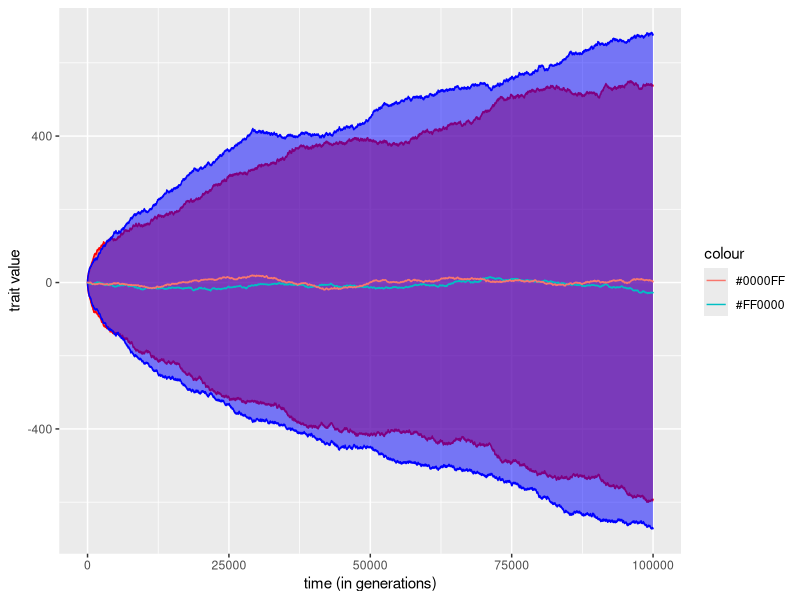
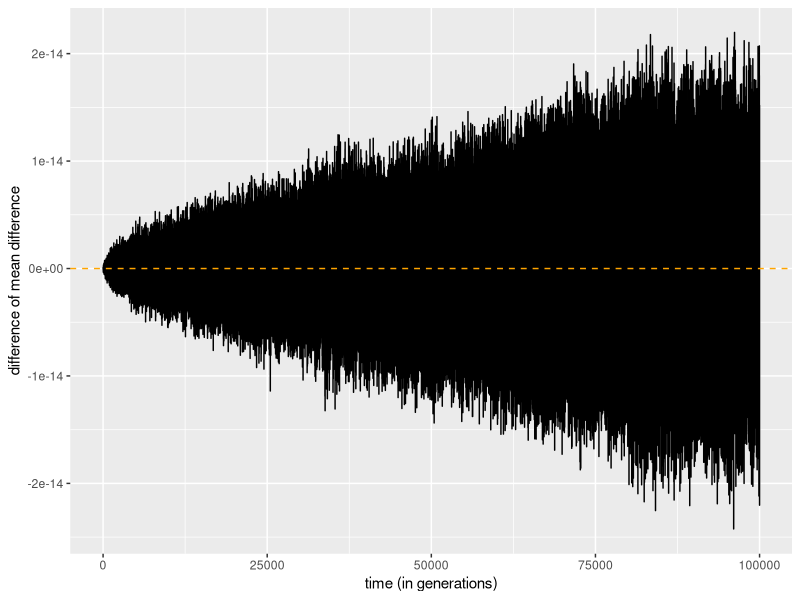
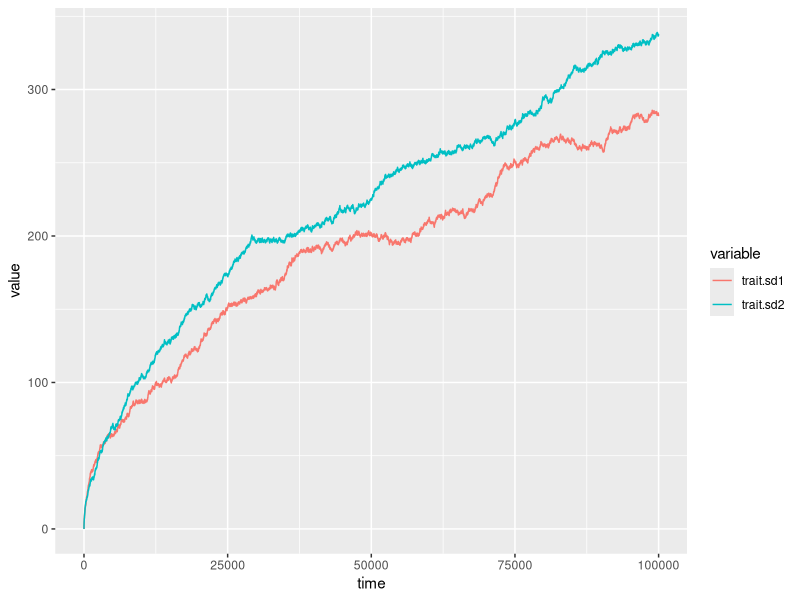

Write the R code that produced these figures, in order. (Note: a time limit stopped this script after it produced the figures.)
#!/usr/bin/Rscript

##################### Trait evolution plots ############################

### For practice -- simulated browninan motion trait data

### WHEN USING REAL DATA BE SURE TO CHANGE NAMES AND TIME VALUES TO APPROPRIATE NUMBER OF GENERATIONS ###

#install.packages("ape")
library(ape)

### make data

time_steps = 100000
X.b = replicate(100, cumsum(c(0, rnorm(time_steps - 1))))

### change to data frame
### did not use "rownames(m2) <- rownames(m2, do.NULL = FALSE, prefix = "Obs.")" example because didn't work for colnames
### used instead string_concatenate

library(stringr)

df <- as.data.frame(X.b)
colnames(df) <- str_c("ind.",1:100)       

### calculate summary data

trait.mean1 <- apply(df, 1, mean)
trait.sd1 <- apply(df, 1, sd) 

time <- 1:100000

#install.packages("ggplot2")
library(ggplot2)
#install.packages("reshape2")
library(reshape2)
#library(plyr)

##################### GENERATE DATA SET 2 ##############################

time_steps = 100000
X2 = replicate(100, cumsum(c(0, rnorm(time_steps - 1))))
d2 <- as.data.frame(X2)
colnames(d2) <- str_c("ind.",1:100)

trait.mean2 <- apply(d2, 1, mean)
trait.sd2 <- apply(d2, 1, sd)

####################### RIBBON PLOTS OF TWO DATASETS ####################

bind <- cbind(time, trait.mean1, trait.mean2) 
comp <- as.data.frame(bind)

ggplot(data=comp, aes(time)) + geom_ribbon(aes(ymin=trait.mean1-2*trait.sd1, ymax=trait.mean1+2*trait.sd1), color="#FF0000", fill="#FF0000", alpha = 0.5) + geom_ribbon(aes(ymin=trait.mean2-2*trait.sd2, ymax=trait.mean2+2*trait.sd2), color="#0000FF", fill="#0000FF", alpha = 0.5) + geom_line(aes(y=trait.mean1, color="#FF0000")) + geom_line(aes(y=trait.mean2, color="#0000FF")) + scale_x_continuous("time (in generations)") + scale_y_continuous("trait value")

#################### CALCULATE DIFF FROM MEAN #########################

### full set of differences (for future multiple t-tests)

diff2 <- d2-trait.mean2
diff1 <- df-trait.mean1

################## GRAPH MEAN CHANGE IN DIFF V. TIME ##################

diff.mean1 <- apply(diff1, 1, mean)
diff.mean2 <- apply(diff2, 1, mean)
diff.mean.change <- diff.mean1-diff.mean2
dmc.g <- cbind(time, diff.mean.change)

dmc.df <- as.data.frame(dmc.g)

ggplot(data=dmc.df, aes(x=time, y=diff.mean.change)) + geom_line() + geom_hline(yintercept=0, color="orange", linetype=2) + scale_x_continuous("time (in generations)") + scale_y_continuous("difference of mean difference")

################## GRAPH BOTH SDS V. TIME #############################

sds <- cbind(time, trait.sd1, trait.sd2)
sd.compare <- melt(as.data.frame(sds), id.vars="time")

ggplot(data=sd.compare, aes(x=time, y=value, color=variable)) + geom_line()

################# CALCULATE P-VALUES OVER ALL GENERATIONS #############

pval <- matrix(data = NA, nrow = 100000, ncol = 1)

for (i in 1:100000){
	temp <- t.test(diff1[i,], diff2[i,])
	pval[i] <- temp$p.value
}

pval[1] <- 1       # replace NA b/c couldn't perform T-test on exact same distributions
pval <- as.vector(pval)        # change matrix to vector

################# GRAPH CORRECTED CHANGE IN SD V. TIME with P-VALUE LEGEND ###############

sd.diff <- trait.sd2 - trait.sd1
trait.comb <- cbind(trait.sd1, trait.sd2)
mean.traits <- apply(trait.comb, 1, mean)
sd.corrected <- sd.diff/mean.traits
sd.corrected[1] <- 0      # replace NA b/c can't divide by 0
sd.diff.graph <- cbind(time, sd.corrected, pval)

sd.diff.df <- as.data.frame(sd.diff.graph)

ggplot(data=sd.diff.df, aes(x=time, y=sd.corrected, color="pval")) + geom_line() + geom_hline(yintercept=0, color="orange", linetype=2) + scale_x_continuous("time (in generations)") + scale_y_continuous("corrected change in sd")
